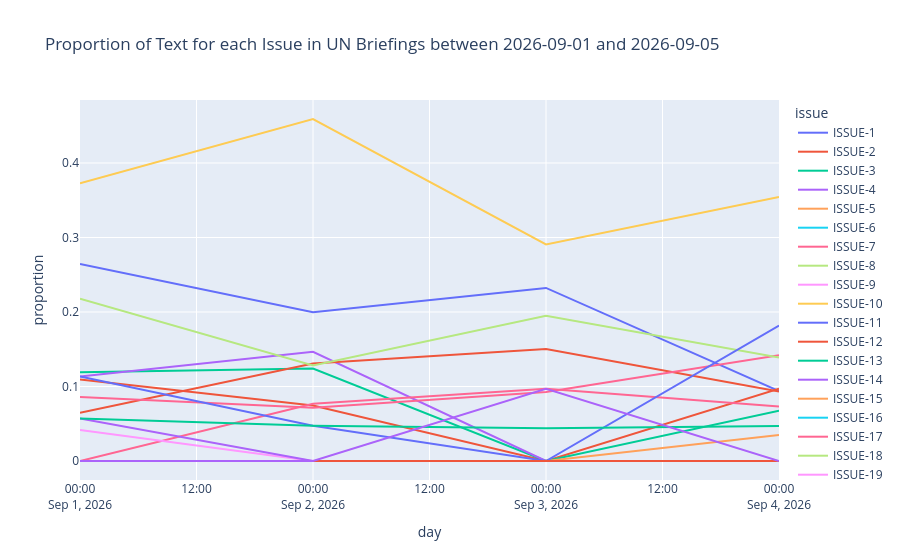

This figure's notebook cell:
### Code cell
issue_stats["proportion"] = (
    issue_stats["issue_length"] / issue_stats["total_length"]
).fillna(0)

fig_3 = px.line(
    issue_stats,
    x=plot_level,
    y="proportion",
    color="issue",
    markers=False,
    title=f"Proportion of Text for each Issue in UN Briefings between {start_date} and {end_date}"
)

fig_3.show()

### Figure 1 — Plotly figure (JSON) as saved in the notebook; plotly's stock layout.template omitted (floating-point values rounded to 4 significant figures)
{"data": [{"hovertemplate": "issue=ISSUE-1<br>day=%{x}<br>proportion=%{y}<extra></extra>", "legendgroup": "ISSUE-1", "line": {"color": "#636efa", "dash": "solid"}, "marker": {"symbol": "circle"}, "mode": "lines", "name": "ISSUE-1", "orientation": "v", "showlegend": true, "type": "scatter", "x": ["2026-09-01T00:00:00.000000", "2026-09-02T00:00:00.000000", "2026-09-03T00:00:00.000000", "2026-09-04T00:00:00.000000"], "xaxis": "x", "y": [0.2645, 0.1997, 0.2323, 0.09395], "yaxis": "y"}, {"hovertemplate": "issue=ISSUE-2<br>day=%{x}<br>proportion=%{y}<extra></extra>", "legendgroup": "ISSUE-2", "line": {"color": "#EF553B", "dash": "solid"}, "marker": {"symbol": "circle"}, "mode": "lines", "name": "ISSUE-2", "orientation": "v", "showlegend": true, "type": "scatter", "x": ["2026-09-01T00:00:00.000000", "2026-09-02T00:00:00.000000", "2026-09-03T00:00:00.000000", "2026-09-04T00:00:00.000000"], "xaxis": "x", "y": [0.1093, 0.0745, 0.0, 0.09709], "yaxis": "y"}, {"hovertemplate": "issue=ISSUE-3<br>day=%{x}<br>proportion=%{y}<extra></extra>", "legendgroup": "ISSUE-3", "line": {"color": "#00cc96", "dash": "solid"}, "marker": {"symbol": "circle"}, "mode": "lines", "name": "ISSUE-3", "orientation": "v", "showlegend": true, "type": "scatter", "x": ["2026-09-01T00:00:00.000000", "2026-09-02T00:00:00.000000", "2026-09-03T00:00:00.000000", "2026-09-04T00:00:00.000000"], "xaxis": "x", "y": [0.1191, 0.1242, 0.0, 0.06732], "yaxis": "y"}, {"hovertemplate": "issue=ISSUE-4<br>day=%{x}<br>proportion=%{y}<extra></extra>", "legendgroup": "ISSUE-4", "line": {"color": "#ab63fa", "dash": "solid"}, "marker": {"symbol": "circle"}, "mode": "lines", "name": "ISSUE-4", "orientation": "v", "showlegend": true, "type": "scatter", "x": ["2026-09-01T00:00:00.000000", "2026-09-02T00:00:00.000000", "2026-09-03T00:00:00.000000", "2026-09-04T00:00:00.000000"], "xaxis": "x", "y": [0.1134, 0.1467, 0.0, 0.0], "yaxis": "y"}, {"hovertemplate": "issue=ISSUE-5<br>day=%{x}<br>proportion=%{y}<extra></extra>", "legendgroup": "ISSUE-5", "line": {"color": "#FFA15A", "dash": "solid"}, "marker": {"symbol": "circle"}, "mode": "lines", "name": "ISSUE-5", "orientation": "v", "showlegend": true, "type": "scatter", "x": ["2026-09-01T00:00:00.000000", "2026-09-02T00:00:00.000000", "2026-09-03T00:00:00.000000", "2026-09-04T00:00:00.000000"], "xaxis": "x", "y": [0.0, 0.0, 0.0, 0.03479], "yaxis": "y"}, {"hovertemplate": "issue=ISSUE-6<br>day=%{x}<br>proportion=%{y}<extra></extra>", "legendgroup": "ISSUE-6", "line": {"color": "#19d3f3", "dash": "solid"}, "marker": {"symbol": "circle"}, "mode": "lines", "name": "ISSUE-6", "orientation": "v", "showlegend": true, "type": "scatter", "x": ["2026-09-01T00:00:00.000000", "2026-09-02T00:00:00.000000", "2026-09-03T00:00:00.000000", "2026-09-04T00:00:00.000000"], "xaxis": "x", "y": [0.0, 0.0, 0.0, 0.0], "yaxis": "y"}, {"hovertemplate": "issue=ISSUE-7<br>day=%{x}<br>proportion=%{y}<extra></extra>", "legendgroup": "ISSUE-7", "line": {"color": "#FF6692", "dash": "solid"}, "marker": {"symbol": "circle"}, "mode": "lines", "name": "ISSUE-7", "orientation": "v", "showlegend": true, "type": "scatter", "x": ["2026-09-01T00:00:00.000000", "2026-09-02T00:00:00.000000", "2026-09-03T00:00:00.000000", "2026-09-04T00:00:00.000000"], "xaxis": "x", "y": [0.0, 0.07684, 0.09691, 0.07311], "yaxis": "y"}, {"hovertemplate": "issue=ISSUE-8<br>day=%{x}<br>proportion=%{y}<extra></extra>", "legendgroup": "ISSUE-8", "line": {"color": "#B6E880", "dash": "solid"}, "marker": {"symbol": "circle"}, "mode": "lines", "name": "ISSUE-8", "orientation": "v", "showlegend": true, "type": "scatter", "x": ["2026-09-01T00:00:00.000000", "2026-09-02T00:00:00.000000", "2026-09-03T00:00:00.000000", "2026-09-04T00:00:00.000000"], "xaxis": "x", "y": [0.0, 0.0, 0.0, 0.0], "yaxis": "y"}, {"hovertemplate": "issue=ISSUE-9<br>day=%{x}<br>proportion=%{y}<extra></extra>", "legendgroup": "ISSUE-9", "line": {"color": "#FF97FF", "dash": "solid"}, "marker": {"symbol": "circle"}, "mode": "lines", "name": "ISSUE-9", "orientation": "v", "showlegend": true, "type": "scatter", "x": ["2026-09-01T00:00:00.000000", "2026-09-02T00:00:00.000000", "2026-09-03T00:00:00.000000", "2026-09-04T00:00:00.000000"], "xaxis": "x", "y": [0.04162, 0.0, 0.0, 0.0], "yaxis": "y"}, {"hovertemplate": "issue=ISSUE-10<br>day=%{x}<br>proportion=%{y}<extra></extra>", "legendgroup": "ISSUE-10", "line": {"color": "#FECB52", "dash": "solid"}, "marker": {"symbol": "circle"}, "mode": "lines", "name": "ISSUE-10", "orientation": "v", "showlegend": true, "type": "scatter", "x": ["2026-09-01T00:00:00.000000", "2026-09-02T00:00:00.000000", "2026-09-03T00:00:00.000000", "2026-09-04T00:00:00.000000"], "xaxis": "x", "y": [0.0, 0.0, 0.0, 0.0], "yaxis": "y"}, {"hovertemplate": "issue=ISSUE-11<br>day=%{x}<br>proportion=%{y}<extra></extra>", "legendgroup": "ISSUE-11", "line": {"color": "#636efa", "dash": "solid"}, "marker": {"symbol": "circle"}, "mode": "lines", "name": "ISSUE-11", "orientation": "v", "showlegend": true, "type": "scatter", "x": ["2026-09-01T00:00:00.000000", "2026-09-02T00:00:00.000000", "2026-09-03T00:00:00.000000", "2026-09-04T00:00:00.000000"], "xaxis": "x", "y": [0.0, 0.0, 0.0, 0.0], "yaxis": "y"}, {"hovertemplate": "issue=ISSUE-12<br>day=%{x}<br>proportion=%{y}<extra></extra>", "legendgroup": "ISSUE-12", "line": {"color": "#EF553B", "dash": "solid"}, "marker": {"symbol": "circle"}, "mode": "lines", "name": "ISSUE-12", "orientation": "v", "showlegend": true, "type": "scatter", "x": ["2026-09-01T00:00:00.000000", "2026-09-02T00:00:00.000000", "2026-09-03T00:00:00.000000", "2026-09-04T00:00:00.000000"], "xaxis": "x", "y": [0.06463, 0.131, 0.1502, 0.09323], "yaxis": "y"}, {"hovertemplate": "issue=ISSUE-13<br>day=%{x}<br>proportion=%{y}<extra></extra>", "legendgroup": "ISSUE-13", "line": {"color": "#00cc96", "dash": "solid"}, "marker": {"symbol": "circle"}, "mode": "lines", "name": "ISSUE-13", "orientation": "v", "showlegend": true, "type": "scatter", "x": ["2026-09-01T00:00:00.000000", "2026-09-02T00:00:00.000000", "2026-09-03T00:00:00.000000", "2026-09-04T00:00:00.000000"], "xaxis": "x", "y": [0.0, 0.0, 0.0, 0.0], "yaxis": "y"}, {"hovertemplate": "issue=ISSUE-14<br>day=%{x}<br>proportion=%{y}<extra></extra>", "legendgroup": "ISSUE-14", "line": {"color": "#ab63fa", "dash": "solid"}, "marker": {"symbol": "circle"}, "mode": "lines", "name": "ISSUE-14", "orientation": "v", "showlegend": true, "type": "scatter", "x": ["2026-09-01T00:00:00.000000", "2026-09-02T00:00:00.000000", "2026-09-03T00:00:00.000000", "2026-09-04T00:00:00.000000"], "xaxis": "x", "y": [0.05703, 0.0, 0.0, 0.0], "yaxis": "y"}, {"hovertemplate": "issue=ISSUE-15<br>day=%{x}<br>proportion=%{y}<extra></extra>", "legendgroup": "ISSUE-15", "line": {"color": "#FFA15A", "dash": "solid"}, "marker": {"symbol": "circle"}, "mode": "lines", "name": "ISSUE-15", "orientation": "v", "showlegend": true, "type": "scatter", "x": ["2026-09-01T00:00:00.000000", "2026-09-02T00:00:00.000000", "2026-09-03T00:00:00.000000", "2026-09-04T00:00:00.000000"], "xaxis": "x", "y": [0.0, 0.0, 0.0, 0.0], "yaxis": "y"}, {"hovertemplate": "issue=ISSUE-16<br>day=%{x}<br>proportion=%{y}<extra></extra>", "legendgroup": "ISSUE-16", "line": {"color": "#19d3f3", "dash": "solid"}, "marker": {"symbol": "circle"}, "mode": "lines", "name": "ISSUE-16", "orientation": "v", "showlegend": true, "type": "scatter", "x": ["2026-09-01T00:00:00.000000", "2026-09-02T00:00:00.000000", "2026-09-03T00:00:00.000000", "2026-09-04T00:00:00.000000"], "xaxis": "x", "y": [0.0, 0.0, 0.0, 0.0], "yaxis": "y"}, {"hovertemplate": "issue=ISSUE-17<br>day=%{x}<br>proportion=%{y}<extra></extra>", "legendgroup": "ISSUE-17", "line": {"color": "#FF6692", "dash": "solid"}, "marker": {"symbol": "circle"}, "mode": "lines", "name": "ISSUE-17", "orientation": "v", "showlegend": true, "type": "scatter", "x": ["2026-09-01T00:00:00.000000", "2026-09-02T00:00:00.000000", "2026-09-03T00:00:00.000000", "2026-09-04T00:00:00.000000"], "xaxis": "x", "y": [0.08604, 0.07156, 0.09271, 0.1421], "yaxis": "y"}, {"hovertemplate": "issue=ISSUE-18<br>day=%{x}<br>proportion=%{y}<extra></extra>", "legendgroup": "ISSUE-18", "line": {"color": "#B6E880", "dash": "solid"}, "marker": {"symbol": "circle"}, "mode": "lines", "name": "ISSUE-18", "orientation": "v", "showlegend": true, "type": "scatter", "x": ["2026-09-01T00:00:00.000000", "2026-09-02T00:00:00.000000", "2026-09-03T00:00:00.000000", "2026-09-04T00:00:00.000000"], "xaxis": "x", "y": [0.2177, 0.1283, 0.1949, 0.1389], "yaxis": "y"}, {"hovertemplate": "issue=ISSUE-19<br>day=%{x}<br>proportion=%{y}<extra></extra>", "legendgroup": "ISSUE-19", "line": {"color": "#FF97FF", "dash": "solid"}, "marker": {"symbol": "circle"}, "mode": "lines", "name": "ISSUE-19", "orientation": "v", "showlegend": true, "type": "scatter", "x": ["2026-09-01T00:00:00.000000", "2026-09-02T00:00:00.000000", "2026-09-03T00:00:00.000000", "2026-09-04T00:00:00.000000"], "xaxis": "x", "y": [0.0, 0.0, 0.0, 0.0], "yaxis": "y"}, {"hovertemplate": "issue=ISSUE-20<br>day=%{x}<br>proportion=%{y}<extra></extra>", "legendgroup": "ISSUE-20", "line": {"color": "#FECB52", "dash": "solid"}, "marker": {"symbol": "circle"}, "mode": "lines", "name": "ISSUE-20", "orientation": "v", "showlegend": true, "type": "scatter", "x": ["2026-09-01T00:00:00.000000", "2026-09-02T00:00:00.000000", "2026-09-03T00:00:00.000000", "2026-09-04T00:00:00.000000"], "xaxis": "x", "y": [0.3729, 0.4591, 0.2906, 0.3544], "yaxis": "y"}, {"hovertemplate": "issue=ISSUE-21<br>day=%{x}<br>proportion=%{y}<extra></extra>", "legendgroup": "ISSUE-21", "line": {"color": "#636efa", "dash": "solid"}, "marker": {"symbol": "circle"}, "mode": "lines", "name": "ISSUE-21", "orientation": "v", "showlegend": true, "type": "scatter", "x": ["2026-09-01T00:00:00.000000", "2026-09-02T00:00:00.000000", "2026-09-03T00:00:00.000000", "2026-09-04T00:00:00.000000"], "xaxis": "x", "y": [0.1134, 0.0472, 0.0, 0.1818], "yaxis": "y"}, {"hovertemplate": "issue=ISSUE-22<br>day=%{x}<br>proportion=%{y}<extra></extra>", "legendgroup": "ISSUE-22", "line": {"color": "#EF553B", "dash": "solid"}, "marker": {"symbol": "circle"}, "mode": "lines", "name": "ISSUE-22", "orientation": "v", "showlegend": true, "type": "scatter", "x": ["2026-09-01T00:00:00.000000", "2026-09-02T00:00:00.000000", "2026-09-03T00:00:00.000000", "2026-09-04T00:00:00.000000"], "xaxis": "x", "y": [0.0, 0.0, 0.0, 0.0], "yaxis": "y"}, {"hovertemplate": "issue=ISSUE-23<br>day=%{x}<br>proportion=%{y}<extra></extra>", "legendgroup": "ISSUE-23", "line": {"color": "#00cc96", "dash": "solid"}, "marker": {"symbol": "circle"}, "mode": "lines", "name": "ISSUE-23", "orientation": "v", "showlegend": true, "type": "scatter", "x": ["2026-09-01T00:00:00.000000", "2026-09-02T00:00:00.000000", "2026-09-03T00:00:00.000000", "2026-09-04T00:00:00.000000"], "xaxis": "x", "y": [0.05703, 0.0472, 0.04387, 0.04686], "yaxis": "y"}, {"hovertemplate": "issue=ISSUE-24<br>day=%{x}<br>proportion=%{y}<extra></extra>", "legendgroup": "ISSUE-24", "line": {"color": "#ab63fa", "dash": "solid"}, "marker": {"symbol": "circle"}, "mode": "lines", "name": "ISSUE-24", "orientation": "v", "showlegend": true, "type": "scatter", "x": ["2026-09-01T00:00:00.000000", "2026-09-02T00:00:00.000000", "2026-09-03T00:00:00.000000", "2026-09-04T00:00:00.000000"], "xaxis": "x", "y": [0.0, 0.0, 0.09691, 0.0], "yaxis": "y"}], "layout": {"legend": {"title": {"text": "issue"}, "tracegroupgap": 0}, "title": {"text": "Proportion of Text for each Issue in UN Briefings between 2026-09-01 and 2026-09-05"}, "xaxis": {"anchor": "y", "domain": [0, 1], "title": {"text": "day"}}, "yaxis": {"anchor": "x", "domain": [0, 1], "title": {"text": "proportion"}}}}
